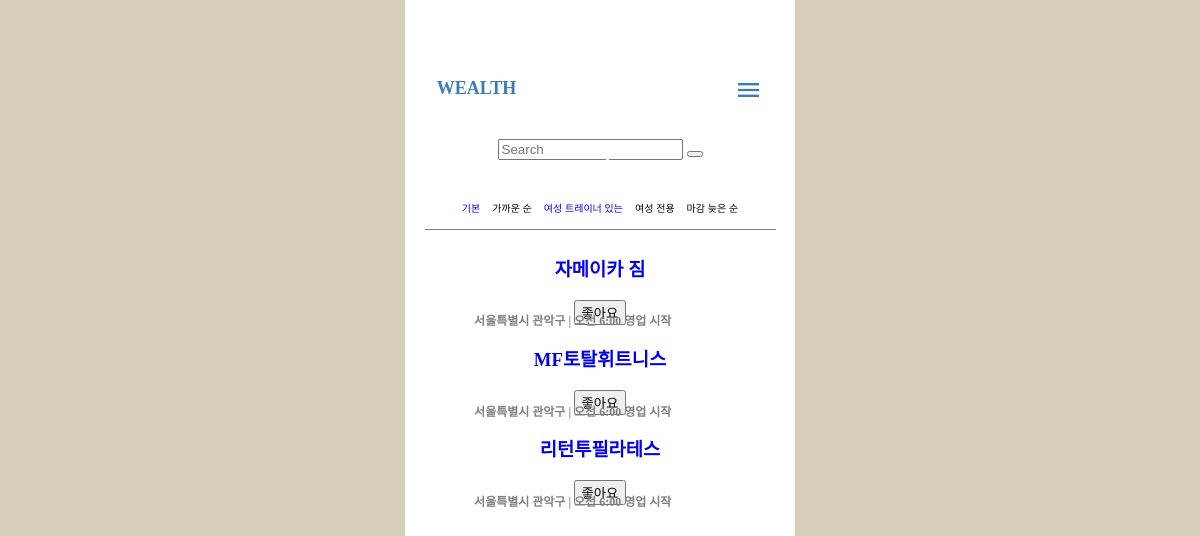
The app's page /health/gym/ with its own data.
### health/models.py (models this page shows, shortened)
class gymPlace(models.Model):
    placeName = models.CharField(verbose_name="이름", max_length=128)
    created_at = models.DateTimeField(verbose_name="등록일", auto_now_add=True)
    likes = models.ManyToManyField(User, related_name='liked_gyms', blank=True)

### health/views.py (the view)
# urls.py: path('gym/', views.gym , name='gym'),
def gym(request):
    places = gymPlace.objects.all()
    return render(request, 'gym.html', {'places': places})

### health/templates/gym.html (shortened to what this page needs)
{% extends 'base.html' %}
{% load static %}
{% block head %}
<link href="{% static 'css/gymsearch.css' %}" rel="stylesheet" />
{% endblock %}
{% block content %}
<div class="container">
    <div class="fst">
        <a href="{% url 'health:main' %}" alt="로고" class="logo">WEALTH</a>
        <a><img src="/static/img/ic_menu.png" alt="목록" class="list_icon"></a>
    </div>
    <div class="sec">
        <form class="search" action="{% url 'search_app:searchResult' %}" method="get">
            <button type="submit">
                <img src="/static/img/search.png" style="position: absolute; top: 50%; left: 50%; transform: translate(-50%, -50%); width: 20px; height: 20px;" alt="돋보기">
            </button>
        </form>
    </div>
    <div class="workoutbtn-container">
        <button class="w1"style=" border: none;
            background-color: transparent;
            outline: none;
            font-size: 10px;"><a href="{% url 'health:gym' %}">기본</a></button>
        <button class="w2"style=" border: none;
            background-color: transparent;
            outline: none;
            font-size: 10px;">가까운 순</button>
        <button class="w3"style=" border: none;
            background-color: transparent;
            outline: none;
            font-size: 10px;"><a href="{% url 'health:gym_reverse' %}">여성 트레이너 있는</a></button>
        <button class="w4"style=" border: none;
            background-color: transparent;
            outline: none;
            font-size: 10px;">여성 전용</button>
        <button class="w4"style=" border: none;
            background-color: transparent;
            outline: none;
            font-size: 10px;">마감 늦은 순</button>
    </div>
    <div class="fourth">
        <img src="/static/img/blackline.png" style="width: 90%;height:auto;" alt="선">
    </div>
    <div>
        {% for place in places %}
        <div class="fifth">
            <a href="{% url 'health:jamaGym'%}"><h3>{{ place.placeName }}</h3></a>
            <button class="like-button" data-place-id="{{ place.id }}">좋아요</button>
            <h2>서울특별시 관악구 | 오전  6:00 영업 시작</h2>
        </div>
        {% endfor %}
        </div>
</div>
{% endblock %}

### static/css/gymsearch.css (style rules this page uses)
body { background-color: rgb(215, 208, 184); height: 100%; margin: 0; }
.container { display: flex; width: 390px; height: 1100px; margin: 0 auto; background-color: #FFFFFF; flex-direction: column; }
.fst { display: flex; justify-content: space-between; width: 100%; margin-top: 20%; margin-left: 24px; }
.logo { margin-left: 2%; font-family: 'Pretendard'; font-style: normal; font-weight: 600; font-size: 18px; color: #3A7BBC; }
a { text-decoration: none; }
.list_icon { margin-right: 50px; margin-top: -10px; }
.sec { margin-top: 6%; text-align: center; justify-content: center; align-items: center; margin-left: auto; margin-right: auto; position: relative; }
.workoutbtn-container { display: flex; margin-top: 10%; text-align: center; justify-content: center; color: black; flex-direction: row; }
.fourth { text-align: center; justify-content: center; }
.fifth { margin-top: 5%; text-align: center; justify-content: center; position: relative; }
.fifth h2 { position: absolute; top: 80%; left: 43%; transform: translate(-50%, -50%); z-index: 1; font-size: 12px; color: gray; }

### records on screen
gymPlace: placeName "자메이카 짐"
gymPlace: placeName "MF토탈휘트니스"
gymPlace: placeName "리턴투필라테스"
